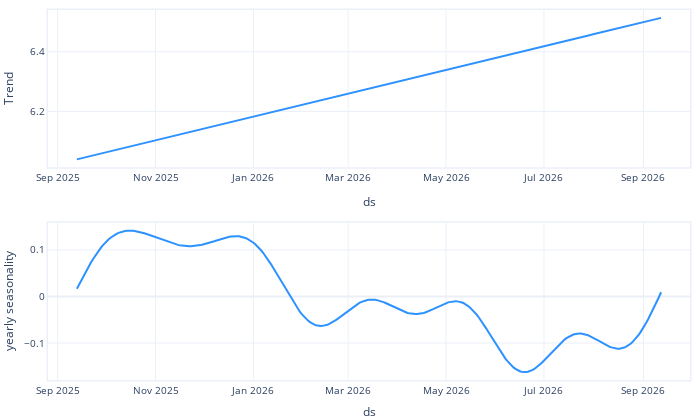

Source (notebook cell):
### Code cell
modelo.plot_components(previsao_futura)

### Figure 1 — Plotly figure (JSON) as saved in the notebook; plotly's stock layout.template omitted (floating-point values rounded to 4 significant figures; data arrays with more than 128 entries replaced by an {"elided": "..."} marker saying what was removed)
{"data": [{"line": {"color": "#2d92ff", "width": 2}, "mode": "lines", "name": "Trend", "showlegend": false, "type": "scatter", "x": {"elided": "365 str values"}, "xaxis": "x", "y": {"elided": "365 float values"}, "yaxis": "y"}, {"line": {"color": "#2d92ff", "width": 2}, "mode": "lines", "name": "yearly seasonality", "showlegend": false, "type": "scatter", "x": {"elided": "365 str values"}, "xaxis": "x2", "y": {"elided": "365 float values"}, "yaxis": "y2"}], "layout": {"autosize": true, "font": {"size": 10}, "height": 420, "hovermode": "x unified", "legend": {"traceorder": "reversed", "y": 0.1}, "margin": {"b": 0, "l": 0, "pad": 0, "r": 10, "t": 10}, "title": {"font": {"size": 12}}, "width": 700, "xaxis": {"anchor": "y", "domain": [0, 1], "linewidth": 1.5, "mirror": true, "range": ["2025-08-26T00:00:00", "2026-09-30T00:00:00"], "showline": true, "title": {"text": "ds"}, "type": "date"}, "xaxis2": {"anchor": "y2", "domain": [0, 1], "linewidth": 1.5, "mirror": true, "range": ["2025-08-26T00:00:00", "2026-09-30T00:00:00"], "showline": true, "title": {"text": "ds"}, "type": "date"}, "yaxis": {"anchor": "x", "domain": [0.575, 1], "linewidth": 1.5, "mirror": true, "rangemode": "normal", "showline": true, "title": {"text": "Trend"}}, "yaxis2": {"anchor": "x2", "domain": [0, 0.425], "linewidth": 1.5, "mirror": true, "rangemode": "tozero", "showline": true, "title": {"text": "yearly seasonality"}}}}
